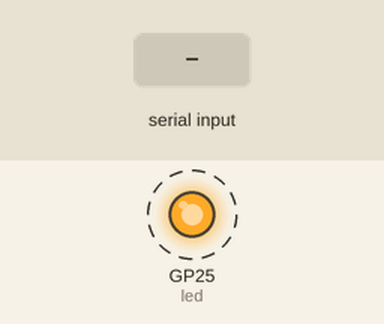
Bench run of a program on a simulated Raspberry Pi Pico running MicroPython. Shown: output pins drawn as LEDs (lit = HIGH). Dashed ring = blinking. The test bench sets the inputs (shaded band). What the program prints to the serial console is not drawn.

Above: at 0.9 s.
1.3 s: "1\n" received over the second serial link
Timing chart, 0 to 10.3 s (numbered marks = the images above; inputs shaded):
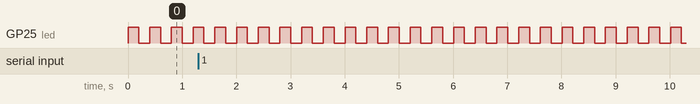

Measured:
- by itself, GP25 (led): alternates HIGH for 0.20 s and LOW for 0.20 s

The program:

uart_receive_sample.py
```python
from machine import Pin,UART
import time

uart = UART(1, baudrate=9600, tx=Pin(4), rx=Pin(5))
uart.init(bits=8, parity=None, stop=2)
led = Pin("LED", Pin.OUT)

# Send a sample HR reading ever 1 sec
while True:
    led.toggle() # Toggle on board LED for testing
    print("uart.any(): ", uart.any())
    if uart.any(): # Check any bytes in buffer
        # for i in (range(uart.any())):
        #     print(uart.read(1))
        line = uart.readline()
        if line is not None:
            _CURRENT_HR = line
            print("uart data received: ", line)
        # else:
        #     conccurent_none_hr_readings += 1
        #     if conccurent_none_hr_readings > 20 * (1/0.5): # If no readings from approx 20 sec set HR to None to stop transmitting over BLE
        #         _CURRENT_HR = None
    time.sleep_ms(200)
```
